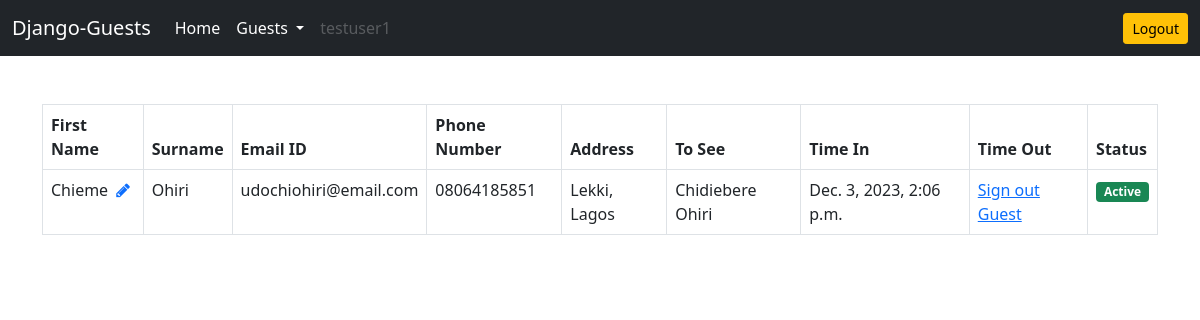
The page /guest/signed-in-guests/ (signed in) on the database its author committed.
### guest/models.py (models this page shows)
class Guest(models.Model):
    author = models.ForeignKey(User, on_delete=models.CASCADE)
    first_name = models.CharField(max_length=100)
    surname = models.CharField(max_length=100)
    email_id = models.EmailField(max_length=100)
    phone_number = models.CharField(max_length=20)
    address = models.CharField(max_length=255)
    to_see = models.CharField(max_length=100)
    time_in = models.DateTimeField(auto_now_add=True)
    time_out = models.DateTimeField(null=True)
    has_signed_out = models.BooleanField(default=False)

### guest/views.py (the view)
# urls.py: path('signed-in-guests/', signed_in_guests, name='signed-in-guests'),
@login_required
def signed_in_guests(request):
    guests = Guest.objects.filter(has_signed_out=False).order_by('-time_in')
    context = {'guests':guests}
    return render(request, 'guest/signed_in_guests.html', context)

### templates/guest/signed_in_guests.html
{% extends 'base.html' %}
{% block content %}
<table class="table table-bordered">
    <thead>
        <tr>
            <th scope="col">First Name</th>
            <th scope="col">Surname</th>
            <th scope="col">Email ID</th>
            <th scope="col">Phone Number</th>
            <th scope="col">Address</th>
            <th scope="col">To See</th>
            <th scope="col">Time In</th>
            <th scope="col">Time Out</th>
            <th scope="col">Status</th>
        </tr>
    </thead>
    <tbody>
        {% for guest in guests %}
        <tr>
            <td>{{guest.first_name}} <a href="{% url 'update-guest' guest.pk %}"><i class="fa fa-pencil text-primary ms-1"></i></a></td>
            <td>{{guest.surname}}</td>
            <td>{{guest.email_id}}</td>
            <td>{{guest.phone_number}}</td>
            <td>{{guest.address}}</td>
            <td>{{guest.to_see}}</td>
            <td>{{guest.time_in}}</td>
            {% if guest.time_out %}
            <td>{{guest.time_out}}</td>
            {% else %}
            <td><a href="{% url 'guest-sign-out' guest.pk %}">Sign out Guest</a></td>
            {% endif %}
            {% if not guest.has_signed_out %}
            <td><span class="badge bg-success">Active</span></td>
            {% else %}
            <td><span class="badge bg-danger">Signed Out</span></td>
            {% endif %}
        </tr>
        {% endfor %}
    </tbody>
</table>
{% endblock content %}

### templates/base.html (shortened to what this page needs)
<!doctype html>
<html lang="en">
<head>
    <link href="https://cdn.jsdelivr.net/npm/bootstrap@5.0.2/dist/css/bootstrap.min.css" rel="stylesheet"
>
        <link rel="stylesheet" href="https://cdnjs.cloudflare.com/ajax/libs/font-awesome/4.7.0/css/font-awesome.min.css">
</head>
<body>
    <nav class="navbar navbar-expand-lg navbar-dark bg-dark">
        <div class="container-fluid">
            <a class="navbar-brand" href="#">Django-Guests</a>
            <div class="collapse navbar-collapse" id="navbarSupportedContent">
                <ul class="navbar-nav me-auto mb-2 mb-lg-0">
                    <li class="nav-item">
                        <a class="nav-link active" aria-current="page" href="/">Home</a>
                    </li>
                    <li class="nav-item dropdown">
                        <a class="nav-link active dropdown-toggle" href="#" id="navbarDropdown" role="button"
                            data-bs-toggle="dropdown" aria-expanded="false">
                            Guests
                        </a>
                    </li>
                    <li class="nav-item">
                        <a class="nav-link disabled" href="#" tabindex="-1"
                            aria-disabled="true">{{request.user.username}}</a>
                    </li>
                </ul>
                <a href="{% url 'logout' %}" class="btn btn-warning btn-sm">Logout</a>
            </div>
        </div>
    </nav>
    <div class="container mt-5">
        {% block content %}
        {% endblock content %}
    </div>
</body>
</html>

### rows shown on the page
Guest: first_name "Chieme", surname "Ohiri", email_id "udochiohiri@email.com", phone_number "08064185851", address "Lekki, Lagos", to_see "Chidiebere Ohiri", time_in "Dec. 3, 2023, 2:06 p.m.", shows "Sign out Guest", has_signed_out "Active"

### other values the page prints
{{ request.user.username }} "testuser1"
